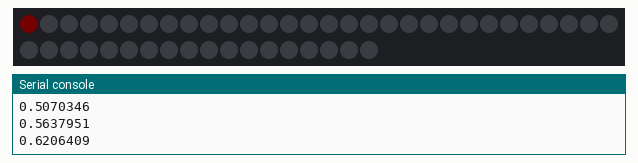
Recording of a program running on a simulated Raspberry Pi Pico running MicroPython. On the bench: 48 RGB LEDs in strip order, left to right, continuing on the next row, the last lines printed to the serial console. Dim RGB values are drawn brighter than linear.

Above: at 5.1 s.
At 8.6 s:
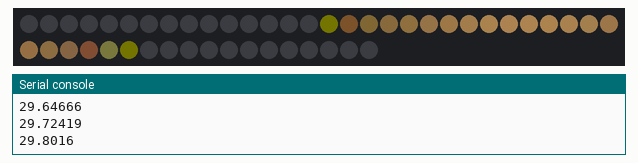
At 14.4 s:
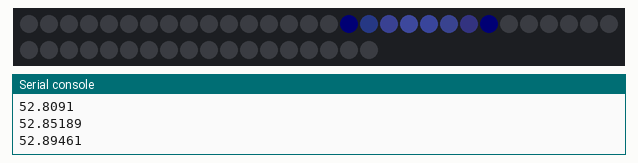
At 21.8 s:
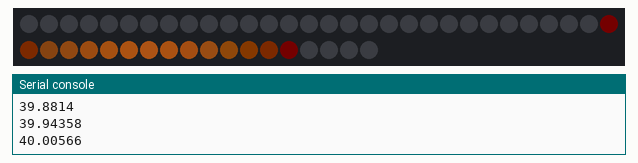
At 31.6 s:
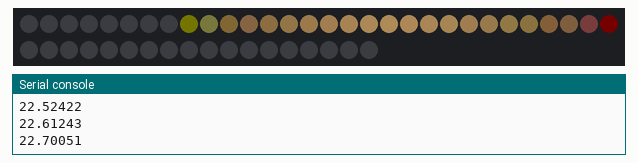
At 38.8 s:
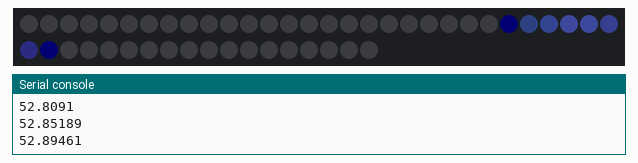

Measured:
- what the display in image 1 shows lasts 0.7 s, from 8.5 s to 9.2 s

The program:

main_new.py
```python
# Example using PIO to drive a set of WS2812 LEDs.

import array, time
from machine import Pin
import rp2
import math

# Configure the number of WS2812 LEDs.
NUM_LEDS = 48
PIN_NUM = 22
brightness = 0.2

@rp2.asm_pio(sideset_init=rp2.PIO.OUT_LOW, out_shiftdir=rp2.PIO.SHIFT_LEFT, autopull=True, pull_thresh=24)
def ws2812():
    T1 = 2
    T2 = 5
    T3 = 3
    wrap_target()
    label("bitloop")
    out(x, 1)               .side(0)    [T3 - 1]
    jmp(not_x, "do_zero")   .side(1)    [T1 - 1]
    jmp("bitloop")          .side(1)    [T2 - 1]
    label("do_zero")
    nop()                   .side(0)    [T2 - 1]
    wrap()


# Create the StateMachine with the ws2812 program, outputting on pin
sm = rp2.StateMachine(0, ws2812, freq=8_000_000, sideset_base=Pin(PIN_NUM))

# Start the StateMachine, it will wait for data on its FIFO.
sm.active(1)

# Display a pattern on the LEDs via an array of LED RGB values.
# ar = array.array("I", [0 for _ in range(NUM_LEDS)])

##########################################################################

def gaussian(x, mu=0, sigma=1):
    """
    MicroPython 版本的一维高斯函数实现。

    参数:
    - x: 自变量
    - mu: 均值（μ），默认 0
    - sigma: 标准差（σ），默认 1

    返回:
    - 高斯函数在 x 处的值
    """
    coeff = 1 / (sigma * math.sqrt(2 * math.pi))
    exponent = -((x - mu) ** 2) / (2 * sigma ** 2)
    return coeff * math.exp(exponent)

def gaussian_peak_1(x, mu=0, width=1):
    """
    生成一个峰值为 1 的高斯形状曲线，宽度可调。

    参数:
    - x: 输入值
    - mu: 峰值位置
    - width: 控制曲线宽度（越大越平缓）

    返回:
    - 曲线值，最大值为 1
    """
    return math.exp(-((x - mu) / width) ** 2)

class LEDD:

    def __init__(self, led_num = NUM_LEDS):
        self.led_num = led_num
        self.ar = array.array("I", [0 for _ in range(NUM_LEDS)])

    def pset(self, i, color):
        self.ar[i] = (color[1]<<16) + (color[0]<<8) + color[2]

    def show(self):
        dimmer_ar = array.array("I", [0 for _ in range(NUM_LEDS)])
        for i,c in enumerate(self.ar):
            r = int(((c >> 8) & 0xFF) * brightness)
            g = int(((c >> 16) & 0xFF) * brightness)
            b = int((c & 0xFF) * brightness)
            dimmer_ar[i] = (g<<16) + (r<<8) + b
        sm.put(dimmer_ar, 8)

    def fill(self, color):
        for i in range(self.led_num):
            self.pset(i, color)

    def set_ar(self, ar):
        self.ar = ar


class Sun:

    def __init__(self, led):
        self.sigma = 2
        self.mu = 0
        self.speed = 0
        self.led = led
        self.color_set = (0,0,0)

    def _to_color(self, i):
        r = self.color_set[0] * i
        g = self.color_set[1] * i
        b = self.color_set[2] * i
        return int(r), int(g), int(b)
        #return (max(int(r),25), max(int(g),22), max(int(b),15))

    def _set_color(self,r,g,b):
        self.color_set=(r,g,b)

    def _get_sample(self):
        self.led.fill((0,0,0))
        for i in range(48):
            self.led.pset(i, self._to_color(gaussian_peak_1(i, self.mu - 4, self.sigma)))

    def _speed_change(self):
        #self. mu max 58
        abs_mu = max(0, self.mu)
        #print(abs_mu, 0.06 + 0.0035 * (26 - abs(22-abs_mu)))
        self.speed = 0.05 + 0.0015 * (26 - abs(22-abs_mu))

    def _day_sigma_change(self):
        #self. mu max 58
        abs_mu = max(0, self.mu)
        #print(abs_mu, 0.06 + 0.0035 * (26 - abs(22-abs_mu)))
        self.sigma = 2 + 0.15 * (26 - abs(25-abs_mu))
        #print(self.sigma)

    def _day_color_change(self):
        #self. mu max 58
        abs_mu = max(0, self.mu)
        #print(abs_mu, 0.06 + 0.0035 * (26 - abs(22-abs_mu)))
        r = self.color_set[0]
        g = self.color_set[1] - 6.5 * abs(25-abs_mu)
        b = max(0,self.color_set[2] - 8 * abs(25-abs_mu))
        self._set_color(r,g,b)

    def _day_time(self):
        self.sigma = 2
        self.mu = 0
        self._set_color(255, 220, 150)
        for _ in range(800):
            self._set_color(255, 220, 150)
            self._day_color_change()
            print(self.mu)
            #print(self.color_set)
            self._day_sigma_change()
            self._speed_change()
            self.mu += self.speed
            self._get_sample()
            led.show()


    def _night_time(self):
        self.sigma = 2
        self.mu = 0.2
        self._set_color(60, 70, 150)
        self.speed = 0.1
        for _ in range(550):
            self.mu += self.speed - 0.003 * max(0, (10 - self.mu))
            self._get_sample()
            led.show()


    def run(self):
        while True:
            self._day_time()
            self._night_time()


print("st")
led = LEDD()
s = Sun(led)
time.sleep(5)
s.run()
print("end")

#[50, 10 , 0] 日出
#[100, 50, 10] 上午
#[250, 150, 130] 正午
#
```
